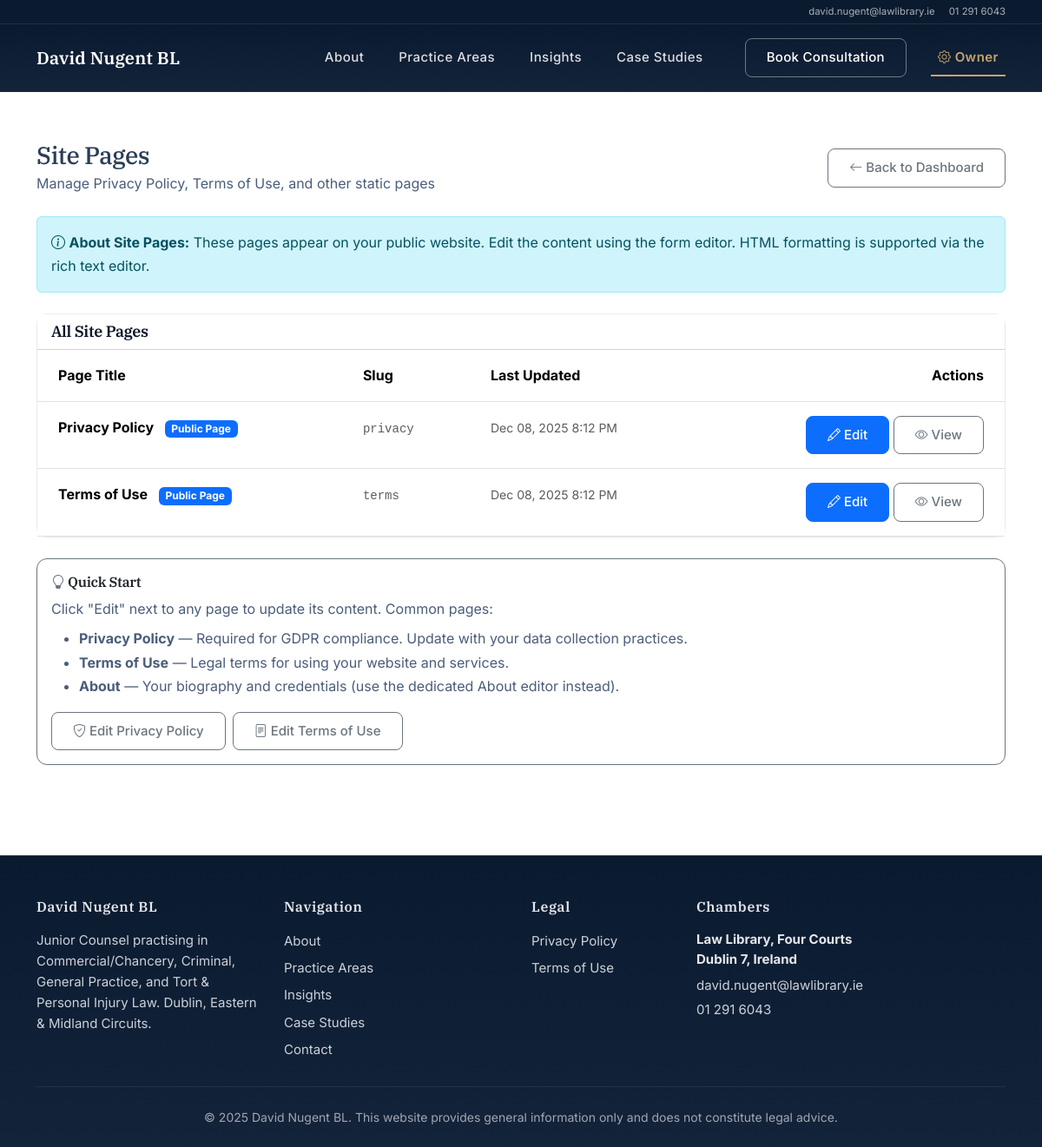
The page /owner/site-pages/ (signed in) on the database its author committed.
### pages/models.py (models this page shows, shortened)
class TimeStamped(models.Model):
    created_at = models.DateTimeField(auto_now_add=True)
    updated_at = models.DateTimeField(auto_now=True)
    class Meta:
        abstract = True

class SitePage(TimeStamped):
    slug = models.SlugField(unique=True, help_text="about, privacy, terms")
    title = models.CharField(max_length=180)
    body = RichTextField(blank=True)
    hero_image = models.ImageField(upload_to="pages/", blank=True)

### pages/views.py (the view)
# urls.py: path("owner/site-pages/", views.owner_site_pages_list, name="owner_site_pages"),
@login_required
@user_passes_test(is_staff_user, login_url='/')
def owner_site_pages_list(request):
    pages = SitePage.objects.exclude(slug="about").order_by("slug")
    return render(request, "SitePages/owner_site_pages_list.html", {"pages": pages})

### pages/context_processors.py (called while the page is built)
def assistant_enabled(request):
    return {
        'ASSISTANT_ENABLED': settings.ASSISTANT_ENABLED
    }

### pages/views.py (called while the page is built)
def is_staff_user(user):
    return user.is_authenticated and user.is_staff

### Templates/SitePages/owner_site_pages_list.html (shortened to what this page needs)
{% extends "base.html" %}
{% block content %}
<section class="py-5 bg-body">
  <div class="container">
    <div class="d-flex justify-content-between align-items-center mb-4">
      <div>
        <h1 class="h3 mb-1">Site Pages</h1>
        <p class="text-ink-600 mb-0">Manage Privacy Policy, Terms of Use, and other static pages</p>
      </div>
      <a href="{% url 'owner_dashboard' %}" class="btn btn-outline-secondary">
        <i class="bi bi-arrow-left"></i> Back to Dashboard
      </a>
    </div>
    <div class="alert alert-info mb-4">
      <i class="bi bi-info-circle"></i>
      <strong>About Site Pages:</strong> These pages appear on your public website. Edit the content using the form editor. HTML formatting is supported via the rich text editor.
    </div>
    <div class="card">
      <div class="card-header bg-white">
        <h5 class="mb-0">All Site Pages</h5>
      </div>
      <div class="card-body p-0">
        {% if pages %}
          <div class="table-responsive">
            <table class="table table-hover mb-0">
              <thead class="bg-light">
                <tr>
                  <th class="px-4 py-3">Page Title</th>
                  <th class="px-4 py-3">Slug</th>
                  <th class="px-4 py-3">Last Updated</th>
                  <th class="px-4 py-3 text-end">Actions</th>
                </tr>
              </thead>
              <tbody>
                {% for page in pages %}
                  <tr>
                    <td class="px-4 py-3">
                      <strong>{{ page.title }}</strong>
                      {% if page.slug == 'privacy' or page.slug == 'terms' %}
                        <span class="badge bg-primary ms-2">Public Page</span>
                      {% endif %}
                    </td>
                    <td class="px-4 py-3">
                      <code class="text-muted">{{ page.slug }}</code>
                    </td>
                    <td class="px-4 py-3">
                      <small class="text-muted">{{ page.updated_at|date:"M d, Y g:i A" }}</small>
                    </td>
                    <td class="px-4 py-3 text-end">
                      <a href="{% url 'owner_edit_site_page' page.slug %}" class="btn btn-sm btn-primary">
                        <i class="bi bi-pencil"></i> Edit
                      </a>
                      {% if page.slug == 'privacy' %}
                        <a href="{% url 'privacy' %}" class="btn btn-sm btn-outline-secondary" target="_blank">
                          <i class="bi bi-eye"></i> View
                        </a>
                      {% elif page.slug == 'terms' %}
                        <a href="{% url 'terms' %}" class="btn btn-sm btn-outline-secondary" target="_blank">
                          <i class="bi bi-eye"></i> View
                        </a>
                      {% elif page.slug == 'about' %}
                        <a href="{% url 'about' %}" class="btn btn-sm btn-outline-secondary" target="_blank">
                          <i class="bi bi-eye"></i> View
                        </a>
                      {% endif %}
                    </td>
                  </tr>
                {% endfor %}
              </tbody>
            </table>
          </div>
        {% else %}
          <div class="text-center py-5">
            <i class="bi bi-file-text text-muted" style="font-size: 3rem;"></i>
            <p class="text-muted mt-3">No site pages found. Pages will be created automatically when you edit them.</p>
          </div>
        {% endif %}
      </div>
    </div>
    <div class="card mt-4 border-secondary">
      <div class="card-body">
        <h6 class="card-title">
          <i class="bi bi-lightbulb text-secondary"></i> Quick Start
        </h6>
        <p class="card-text text-ink-600 mb-2">
          Click "Edit" next to any page to update its content. Common pages:
        </p>
        <ul class="mb-3 text-ink-600">
          <li><strong>Privacy Policy</strong> — Required for GDPR compliance. Update with your data collection practices.</li>
          <li><strong>Terms of Use</strong> — Legal terms for using your website and services.</li>
          <li><strong>About</strong> — Your biography and credentials (use the dedicated About editor instead).</li>
        </ul>
        <div class="d-flex gap-2">
          <a href="{% url 'owner_edit_site_page' 'privacy' %}" class="btn btn-sm btn-outline-secondary">
            <i class="bi bi-shield-check"></i> Edit Privacy Policy
          </a>
          <a href="{% url 'owner_edit_site_page' 'terms' %}" class="btn btn-sm btn-outline-secondary">
            <i class="bi bi-file-text"></i> Edit Terms of Use
          </a>
        </div>
      </div>
    </div>
  </div>
</section>
{% endblock %}

### static/css/site.css (style rules this page uses)
:root { --navy-900:#0a1628; --navy-800:#0f1f35; --navy-700:#1a2f4a; --navy-600:#264261; --ink-700:#2b3d56; --ink-600:#4a5d7a; --ink-500:#6b7a93; --ink-400:#8b98ae; --cta:#2878e8; --cta-hover:#1a66d1; --bg:#fafbfd; --white:#ffffff; --border-light:#e7ecf3; --border-lighter:#f1f4f8; }
html { scroll-behavior: smooth; }
body { font-family: 'Inter', -apple-system, BlinkMacSystemFont, 'Segoe UI', sans-serif; font-size: 16px; line-height: 1.7; color: var(--ink-700); -webkit-font-smoothing: antialiased; -moz-osx-font-smoothing: grayscale; }
body.bg-body { background: var(--bg); }
h1, h2, h3, h4, h5, h6, .display-1, .display-2, .display-3, .display-4, .display-5, .display-6 { font-family: 'IBM Plex Serif', Georgia, serif; font-weight: 600; letter-spacing: -0.02em; color: var(--navy-900); line-height: 1.3; }
h1 { font-size: 2.25rem; font-weight: 600; }
h5 { font-size: 1.125rem; font-weight: 600; }
h6 { font-size: 1rem; font-weight: 600; }
p { margin-bottom: 1.25rem; line-height: 1.6; }
.text-ink-600 { color: var(--ink-600); }
.btn { font-weight: 500; font-size: 0.9375rem; padding: 0.625rem 1.5rem; border-radius: 0.5rem; transition: all 0.2s ease; }
.py-5 { padding-top: 3.5rem!important; padding-bottom: 3.5rem!important; }
.card { border: 1px solid var(--border-light); border-radius: 0.75rem; box-shadow: 0 1px 3px rgba(0,0,0,.04); }

### rows shown on the page
SitePage: title "Privacy Policy", shows "Public Page", slug "privacy", updated_at "Dec 08, 2025 8:12 PM", shows "View"
SitePage: title "Terms of Use", shows "Public Page", slug "terms", updated_at "Dec 08, 2025 8:12 PM", shows "View"
